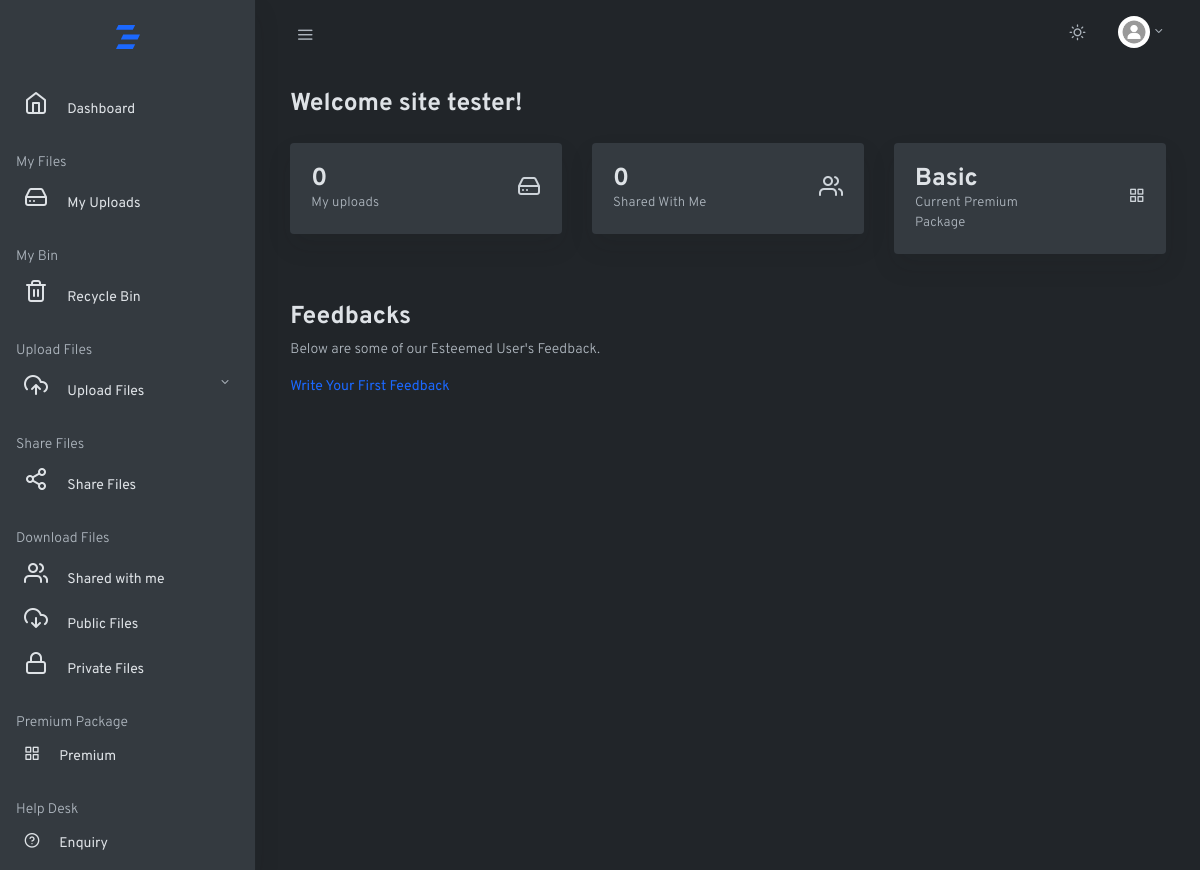
The app's page / (signed in) with its own data.
### myapp/models.py (models this page shows, shortened)
class Login(models.Model):
    fname = models.CharField(max_length=60)
    lname = models.CharField(max_length=60)
    email = models.EmailField()
    number = models.IntegerField()
    password = models.CharField(max_length=100)
    timestamp = models.DateTimeField(auto_now=True)

class Userpackagedetails(models.Model):
    userid = models.ForeignKey(Login, on_delete=models.CASCADE)
    premium_package_id = models.ForeignKey(Package, models.CASCADE)
    package_status = models.CharField(max_length=60, choices=[('active', 'ACTIVE'),
                                                              ('expired', 'EXPIRED')])
    package_purchase_date = models.DateTimeField(auto_now=True)
    package_expiry_date = models.CharField(max_length=60)

class Package(models.Model):
    package_type = models.CharField(max_length=60)
    package_publish_date_time = models.DateTimeField(auto_now=True)
    package_status = models.CharField(max_length=60)
    max_uploads = models.IntegerField(blank=True, default=-1)
    file_size = models.BigIntegerField(blank=True, default=-1)
    package_price = models.FloatField()
    package_duration = models.IntegerField()
    package_description = models.TextField()

### myapp/views.py (the view, shortened to what this page needs)
# urls.py: path('', views.indexpage, name="indexpage"),
def indexpage(request):
    try:
        uid = request.session.get("login_id")
        if uid:
            data = Login.objects.get(id=uid)
            firstname = data.fname
            lastname = data.lname
            countdata = Document.objects.filter(userid=uid, document_bin=0).count()
            userpackagedata = Userpackagedetails.objects.get(userid=uid, package_status="active")
            shareddata = Documentprivilege.objects.filter(sent_to=Login(id=uid), privilege_status="granted").count()
            context = checkpackage(request)
            packagedetails = context.get('packagedetails')
            package_expiry_date = datetime.strptime(packagedetails.package_expiry_date, '%Y-%m-%d').date()
            last_5_feedbacks = Feedback.objects.order_by('-timestamp')[:5]
            try:
                return render(request, "index.html",
                                      {'fname': firstname, 'lname': lastname, 'data': shareddata, 'count': countdata, 'package': userpackagedata, 'feedbacks': last_5_feedbacks})
            except:
                pass
                return redirect(logout)
    except:
        pass
    return render(request, "index.html")

### myapp/views.py (called while the page is built)
def checkpackage(request):
    uid = request.session.get("login_id")
    get_details = Userpackagedetails.objects.get(userid=Login(id=uid), package_status="active")
    context = {'packagedetails': get_details}
    return context

### myapp/templates/index.html (shortened to what this page needs)
{% extends 'base.html'%}
{% block content %}
<main role="main" class="main-content">
        <div class="container-fluid">
          <div class="row justify-content-center">
            <div class="col-12">
              {% if fname %}
              <h2 class="h3 page-title">Welcome {{ fname }} {{ lname }}!</h2>
              {% else %}
              <h2 class="h3 page-title">Welcome To INDIADOCS!</h2>
              {% endif %}
              {% if fname %}
                <div class="row my-4">
                  <div class="col-md-4">
                    <div class="card shadow mb-4">
                      <div class="card-body">
                        <div class="row align-items-center">
                          <div class="col">
                            <h3 class="card-title mb-0">{{count}}</h3>
                            <p class="small text-muted mb-0"><span>My uploads</span></p>
                          </div>
                          <div class="col-4 text-right">
                            <span class="fe fe-24 fe-hard-drive"></span>
                          </div>
                        </div>
                      </div>
                    </div>
                  </div>
                  <div class="col-md-4">
                    <div class="card shadow mb-4">
                      <div class="card-body">
                        <div class="row align-items-center">
                          <div class="col">
                            <h3 class="card-title mb-0">{{data}}</h3>
                            <p class="small text-muted mb-0"><span>Shared With Me</span></p>
                          </div>
                          <div class="col-4 text-right">
                            <span class="fe fe-24 fe-users"></span>
                          </div>
                        </div>
                      </div>
                    </div>
                  </div>
                  <div class="col-md-4">
                    <div class="card shadow mb-4">
                      <div class="card-body">
                        <div class="row align-items-center">
                          <div class="col">
                            <h3 class="card-title mb-0">{{package.premium_package_id.package_type}}</h3>
                            <p class="small text-muted mb-0"><span>Current Premium Package</span></p>
                          </div>
                          <div class="col-4 text-right">
                            <span class="fe fe-grid fe-16"></span>
                          </div>
                        </div>
                      </div>
                    </div>
                  </div>
                </div>
              {% endif %}
              {% if not package or mydata %}
                <div class="row my-4">
                  <div class="col-6 col-lg-4">
                    <div class="card shadow mb-4">
                      <div class="card-body">
                        <i class="fe fe-info fe-32 text-primary"></i>
                          <h3 class="h5 mt-4 mb-1">Already Registered?</h3>
                        <a href="/login"><h3 class="h5 mt-4 mb-1">Click Here to Login</h3></a>
                      </div>
                    </div>
                  </div>
                  <div class="col-6 col-lg-4">
                    <div class="card shadow mb-4">
                      <div class="card-body">
                        <i class="fe fe-help-circle fe-32 text-success"></i>
                          <h3 class="h5 mt-4 mb-1">New Here?</h3>
                        <a href="/register"><h3 class="h5 mt-4 mb-1">Click Here to Register</h3></a>
                      </div>
                    </div>
                  </div>
                  <div class="col-6 col-lg-4">
                    <div class="card shadow">
                      <div class="card-body">
                        <i class="fe fe-alert-triangle fe-32 text-danger"></i>
                          <h3 class="h5 mt-4 mb-1">Facing Issues?</h3>
                        <a href="/contact"><h3 class="h5 mt-4 mb-1">Report A Bug</h3></a>
                      </div>
                    </div>
                  </div>
                </div>
              {% else %}
                <h3>Feedbacks</h3>
                <p class="text-muted">Below are some of our Esteemed User's Feedback.</p>
                {% if feedbacks %}
                  {% for feedback in feedbacks %}
                <div class="col-md-12 mb-4">
                    <div class="card shadow">
                      <div class="card-body">
                        {% for rating in feedback.rating_stars %}
                                <i class="fas fa-star"></i>
                                {% endfor %}
                          <blockquote class="blockquote">
                          <p class="mb-0">{{feedback.message}}</p>
                          <footer class="blockquote-footer">By <cite title="Source Title">{{feedback.firstname}} {{ feedback.lastname }}</cite></footer>
                        </blockquote>
                      </div>
                    </div>
                  </div>
                {% endfor %}
                {% else %}
                  <a href="/feedback">Write Your First Feedback</a>
                {% endif %}
              {% endif %}
            </div>
          </div>
        </div>
      </main>
{% endblock %}

### myapp/static/css/feather.css (style rules this page uses)
.fe { font-family: "feather" !important; speak: none; font-style: normal; font-weight: normal; font-variant: normal; text-transform: none; line-height: 1; -webkit-font-smoothing: antialiased; -moz-osx-font-smoothing: grayscale; }
.fe-24 { font-size: 24px; }
.fe-16 { font-size: 16px; }
.fe-grid:before { content: ""; }
.fe-hard-drive:before { content: ""; }
.fe-users:before { content: ""; }

### records on screen
Login: fname "site", lname "tester"
Userpackagedetails: premium_package_id.package_type "Basic"

### other values on screen
{{ count }} "0"
{{ data }} "0"
